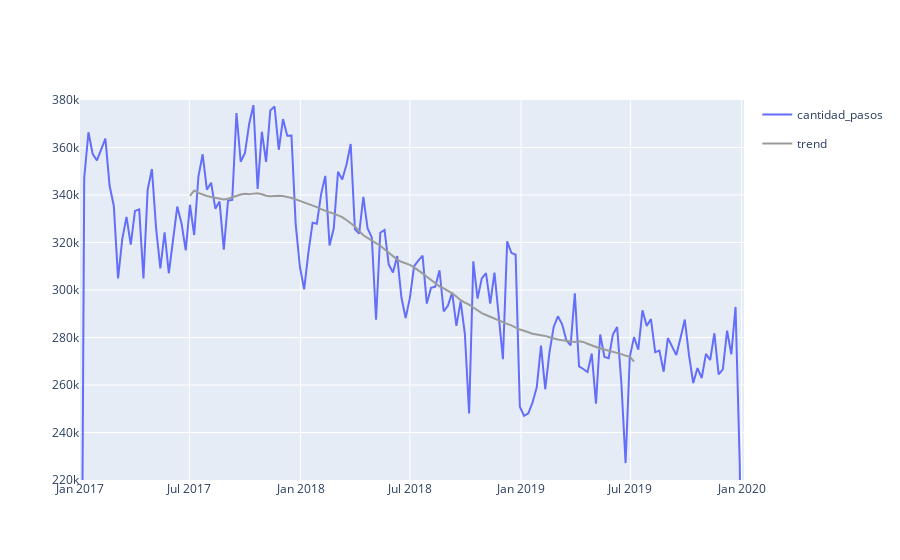

Notebook cell for this chart:
### Code cell
fig1 = go.Figure(data=grafico_sem.data + grafico1.data)
fig1.update_yaxes(range=[220000,380000])
fig1.show()

### Figure 1 — Plotly figure (JSON) as saved in the notebook; plotly's stock layout.template omitted (floating-point values rounded to 4 significant figures; data arrays with more than 128 entries replaced by an {"elided": "..."} marker saying what was removed)
{"data": [{"hovertemplate": "variable=cantidad_pasos<br>fecha=%{x}<br>value=%{y}<extra></extra>", "legendgroup": "cantidad_pasos", "line": {"color": "#636efa", "dash": "solid"}, "marker": {"symbol": "circle"}, "mode": "lines", "name": "cantidad_pasos", "orientation": "v", "showlegend": true, "type": "scatter", "x": {"elided": "158 str values"}, "xaxis": "x", "y": {"elided": "158 float values"}, "yaxis": "y"}, {"hovertemplate": "variable=trend<br>fecha=%{x}<br>value=%{y}<extra></extra>", "legendgroup": "trend", "line": {"color": "rgb(155, 155, 155)", "dash": "solid"}, "marker": {"symbol": "circle"}, "mode": "lines", "name": "trend", "orientation": "v", "showlegend": true, "type": "scatter", "x": {"elided": "158 str values"}, "xaxis": "x", "y": {"elided": "158 float values"}, "yaxis": "y"}], "layout": {"yaxis": {"range": [220000, 380000]}}}
